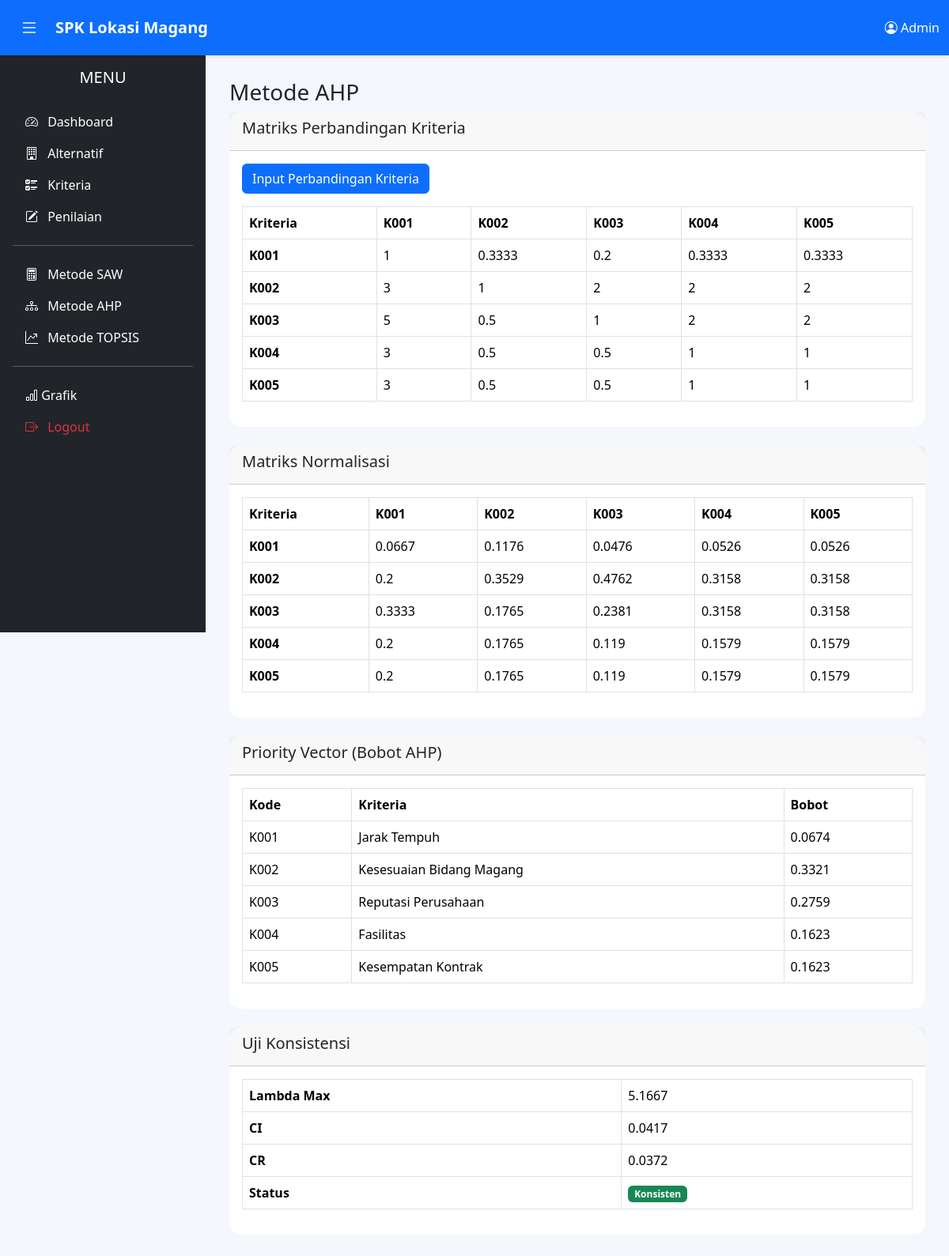
The app's page /View/Metode AHP/index.php (signed in) with its own data.
### tables this page shows
CREATE TABLE `kriteria` (
  `id_kriteria` int NOT NULL,
  `kode` varchar(5) DEFAULT NULL,
  `nama_kriteria` varchar(100) DEFAULT NULL,
  `atribut` enum('benefit','cost') DEFAULT NULL,
  `bobot` decimal(5,2) DEFAULT NULL
);

### View/Metode AHP/index.php (the view, shortened to what this page needs)
<?php
include "../../Connection/Koneksi.php";
include "../Template/Header.php";
include "../Template/Navbar.php";
include "../Template/Sidebar.php";
$kriteria = [];
$qKriteria = mysqli_query($conn, "
SELECT *
FROM kriteria
ORDER BY id_kriteria ASC
");
while ($k = mysqli_fetch_assoc($qKriteria)) {
    $kriteria[] = $k;
}
$n = count($kriteria);
$matrix = [];
foreach ($kriteria as $baris) {
    foreach ($kriteria as $kolom) {
        $id1 = $baris['id_kriteria'];
        $id2 = $kolom['id_kriteria'];
        $cek = mysqli_query($conn, "
        SELECT nilai
        FROM perbandingan_kriteria
        WHERE kriteria_1='$id1'
        AND kriteria_2='$id2'
        ");
        if (mysqli_num_rows($cek) > 0) {
            $nilai = mysqli_fetch_assoc($cek)['nilai'];
        } else {
            $nilai = 0;
        }
        $matrix[$id1][$id2] = $nilai;
    }
}
$jumlahKolom = [];
foreach ($kriteria as $kolom) {
    $idKolom = $kolom['id_kriteria'];
    $total = 0;
    foreach ($kriteria as $baris) {
        $idBaris = $baris['id_kriteria'];
        $total += $matrix[$idBaris][$idKolom];
    }
    $jumlahKolom[$idKolom] = $total;
}
$normalisasi = [];
foreach ($kriteria as $baris) {
    $idBaris = $baris['id_kriteria'];
    foreach ($kriteria as $kolom) {
        $idKolom = $kolom['id_kriteria'];
        if ($jumlahKolom[$idKolom] != 0) {
            $normalisasi[$idBaris][$idKolom] =
                $matrix[$idBaris][$idKolom] /
                $jumlahKolom[$idKolom];
        } else {
            $normalisasi[$idBaris][$idKolom] = 0;
        }
    }
}
$priority = [];
foreach ($kriteria as $baris) {
    $idBaris = $baris['id_kriteria'];
    $total = 0;
    foreach ($kriteria as $kolom) {
        $idKolom = $kolom['id_kriteria'];
        $total += $normalisasi[$idBaris][$idKolom];
    }
    $priority[$idBaris] = $total / $n;
}
$lambda = 0;
foreach ($kriteria as $kolom) {
    $idKolom = $kolom['id_kriteria'];
    $lambda +=
        $jumlahKolom[$idKolom] *
        $priority[$idKolom];
}
$ci = ($lambda - $n) / ($n - 1);
$riList = [
    1 => 0,
    2 => 0,
    3 => 0.58,
    4 => 0.90,
    5 => 1.12,
    6 => 1.24,
    7 => 1.32,
    8 => 1.41,
    9 => 1.45,
    10 => 1.49
];
$ri = $riList[$n];
$cr = ($ri == 0) ? 0 : ($ci / $ri);
?>
<div class="main-content">
    <div class="page-heading">
        <h3>Metode AHP</h3>
    </div>
    <div class="card">
        <div class="card-header">
            <h5>Matriks Perbandingan Kriteria</h5>
        </div>
        <div class="card-body">
            <a href="input.php" class="btn btn-primary mb-3">
                Input Perbandingan Kriteria
            </a>
            <div class="table-responsive">
                <table class="table table-bordered">
                    <thead>
                        <tr>
                            <th>Kriteria</th>
                            <?php foreach ($kriteria as $k): ?>
                                <th><?= $k['kode']; ?></th>
                            <?php endforeach; ?>
                        </tr>
                    </thead>
                    <tbody>
                        <?php foreach ($kriteria as $baris): ?>
                            <tr>
                                <th><?= $baris['kode']; ?></th>
                                <?php foreach ($kriteria as $kolom): ?>
                                    <td>
                                        <?= round(
                                            $matrix[$baris['id_kriteria']][$kolom['id_kriteria']],
                                            4
                                        ); ?>
                                    </td>
                                <?php endforeach; ?>
                            </tr>
                        <?php endforeach; ?>
                    </tbody>
                </table>
            </div>
        </div>
    </div>
    <div class="card mt-4">
        <div class="card-header">
            <h5>Matriks Normalisasi</h5>
        </div>
        <div class="card-body">
            <div class="table-responsive">
                <table class="table table-bordered">
                    <thead>
                        <tr>
                            <th>Kriteria</th>
                            <?php foreach ($kriteria as $k): ?>
                                <th><?= $k['kode']; ?></th>
                            <?php endforeach; ?>
                        </tr>
                    </thead>
                    <tbody>
                        <?php foreach ($kriteria as $baris): ?>
                            <tr>
                                <th><?= $baris['kode']; ?></th>
                                <?php foreach ($kriteria as $kolom): ?>
                                    <td>
                                        <?= round(
                                            $normalisasi[$baris['id_kriteria']][$kolom['id_kriteria']],
                                            4
                                        ); ?>
                                    </td>
                                <?php endforeach; ?>
                            </tr>
                        <?php endforeach; ?>
                    </tbody>
                </table>
            </div>
        </div>
    </div>
    <div class="card mt-4">
        <div class="card-header">
            <h5>Priority Vector (Bobot AHP)</h5>
        </div>
        <div class="card-body">
            <table class="table table-bordered">
                <thead>
                    <tr>
                        <th>Kode</th>
                        <th>Kriteria</th>
                        <th>Bobot</th>
                    </tr>
                </thead>
                <tbody>
                    <?php foreach ($kriteria as $k): ?>
                        <tr>
                            <td><?= $k['kode']; ?></td>
                            <td><?= $k['nama_kriteria']; ?></td>
                            <td>
                                <?= round(
                                    $priority[$k['id_kriteria']],
                                    4
                                ); ?>
                            </td>
                        </tr>
                    <?php endforeach; ?>
                </tbody>
            </table>
        </div>
    </div>
    <div class="card mt-4">
        <div class="card-header">
            <h5>Uji Konsistensi</h5>
        </div>
        <div class="card-body">
            <table class="table table-bordered">
                <tr>
                    <th>Lambda Max</th>
                    <td><?= round($lambda, 4); ?></td>
                </tr>
                <tr>
                    <th>CI</th>
                    <td><?= round($ci, 4); ?></td>
                </tr>
                <tr>
                    <th>CR</th>
                    <td><?= round($cr, 4); ?></td>
                </tr>
                <tr>
                    <th>Status</th>
                    <td>
                        <?php if ($cr < 0.1): ?>
                            <span class="badge bg-success">
                                Konsisten
                            </span>
                        <?php else: ?>
                            <span class="badge bg-danger">
                                Tidak Konsisten
                            </span>
                        <?php endif; ?>
                    </td>
                </tr>
            </table>
        </div>
    </div>
</div>
<?php include "../Template/Footer.php"; ?>

### View/Template/Header.php (shortened to what this page needs)
<?php
$base_url = "http://localhost/spk_magang/";
?>
<!DOCTYPE html>
<html lang="id">
<head>
    <link href="<?= $base_url ?>Assets/css/bootstrap.css" rel="stylesheet">
    <link href="https://cdn.jsdelivr.net/npm/bootstrap-icons@1.11.3/font/bootstrap-icons.min.css" rel="stylesheet">
    <link href="<?= $base_url ?>Assets/css/style.css" rel="stylesheet">
</head>
<body>

### View/Template/Navbar.php
<nav class="navbar navbar-expand-lg navbar-dark bg-primary shadow-sm fixed-top">
    <div class="container-fluid">
        <button class="btn btn-primary" data-bs-toggle="offcanvas" data-bs-target="#sidebar">
            <i class="bi bi-list fs-4"></i>
        </button>
        <a class="navbar-brand fw-bold ms-2">
            SPK Lokasi Magang
        </a>
        <div class="ms-auto">
            <span class="text-white">
                <i class="bi bi-person-circle"></i>
                <?= $_SESSION['nama']; ?>
            </span>
        </div>
    </div>
</nav>

### View/Template/Sidebar.php
<div class="sidebar bg-dark text-white">
    <div class="p-3">
        <h5 class="text-center mb-4">
            MENU
        </h5>
        <div class="list-group list-group-flush">
            <a href="Dashboard.php" class="list-group-item list-group-item-action border-0">
                <i class="bi bi-speedometer2 me-2"></i>
                Dashboard
            </a>
            <a href="../Data Alternatif/index.php" class="list-group-item list-group-item-action border-0">
                <i class="bi bi-building me-2"></i>
                Alternatif
            </a>
            <a href="../Data Kriteria/index.php" class="list-group-item list-group-item-action border-0">
                <i class="bi bi-ui-checks me-2"></i>
                Kriteria
            </a>
            <a href="../Penilaian/index.php" class="list-group-item list-group-item-action border-0">
                <i class="bi bi-pencil-square me-2"></i>
                Penilaian
            </a>
            <hr>
            <a href="../Metode SAW/index.php" class="list-group-item list-group-item-action border-0">
                <i class="bi bi-calculator me-2"></i>
                Metode SAW
            </a>
            <a href="../Metode AHP/index.php" class="list-group-item list-group-item-action border-0">
                <i class="bi bi-diagram-3 me-2"></i>
                Metode AHP
            </a>
            <a href="../Metode TOPSIS/index.php" class="list-group-item list-group-item-action border-0">
                <i class="bi bi-graph-up-arrow me-2"></i>
                Metode TOPSIS
            </a>
            <hr>
            <a href="../Grafik/index.php" class="list-group-item list-group-item-action border-0">
                <i class="bi bi-bar-chart"></i>
                <span>Grafik</span>
            </a>
            <a href="../Functions/Logout.php"
                class="list-group-item list-group-item-action text-danger border-0">
                <i class="bi bi-box-arrow-right me-2"></i>
                Logout
            </a>
        </div>
    </div>
</div>

### View/Template/Footer.php (shortened to what this page needs)
</body>
</html>

### Assets/css/style.css (style rules this page uses)
body { overflow-x:hidden; background:#f4f7fb; }
.navbar { height:70px; }
.sidebar { position:fixed; top:70px; left:0; width:260px; height:calc(100vh - 70px); overflow-y:auto; background:#212529; }
.sidebar .list-group-item { background:transparent; color:#fff; }
.main-content { margin-left:260px; margin-top:70px; padding:30px; }
.card { border:none; border-radius:15px; }

### records on screen
kriteria: kode "K001", id_kriteria "1", id_kriteria "3", id_kriteria "5", id_kriteria "0.0667", id_kriteria "0.2", id_kriteria "0.3333", nama_kriteria "Jarak Tempuh", id_kriteria "0.0674"
kriteria: kode "K002", id_kriteria "0.3333", id_kriteria "1", id_kriteria "2", id_kriteria "0.5", id_kriteria "0.1176", id_kriteria "0.3529", id_kriteria "0.1765", nama_kriteria "Kesesuaian Bidang Magang", id_kriteria "0.3321"
kriteria: kode "K003", id_kriteria "0.2", id_kriteria "1", id_kriteria "0.5", id_kriteria "0.0476", id_kriteria "0.4762", id_kriteria "0.2381", id_kriteria "0.119", nama_kriteria "Reputasi Perusahaan", id_kriteria "0.2759"
kriteria: kode "K004", id_kriteria "0.3333", id_kriteria "2", id_kriteria "1", id_kriteria "0.0526", id_kriteria "0.3158", id_kriteria "0.1579", nama_kriteria "Fasilitas", id_kriteria "0.1623"
kriteria: kode "K005", id_kriteria "0.3333", id_kriteria "2", id_kriteria "1", id_kriteria "0.0526", id_kriteria "0.3158", id_kriteria "0.1579", nama_kriteria "Kesempatan Kontrak", id_kriteria "0.1623"

### other values on screen
$_SESSION['nama'] "Admin"
$lambda "5.1667"
$ci "0.0417"
$cr "0.0372"
